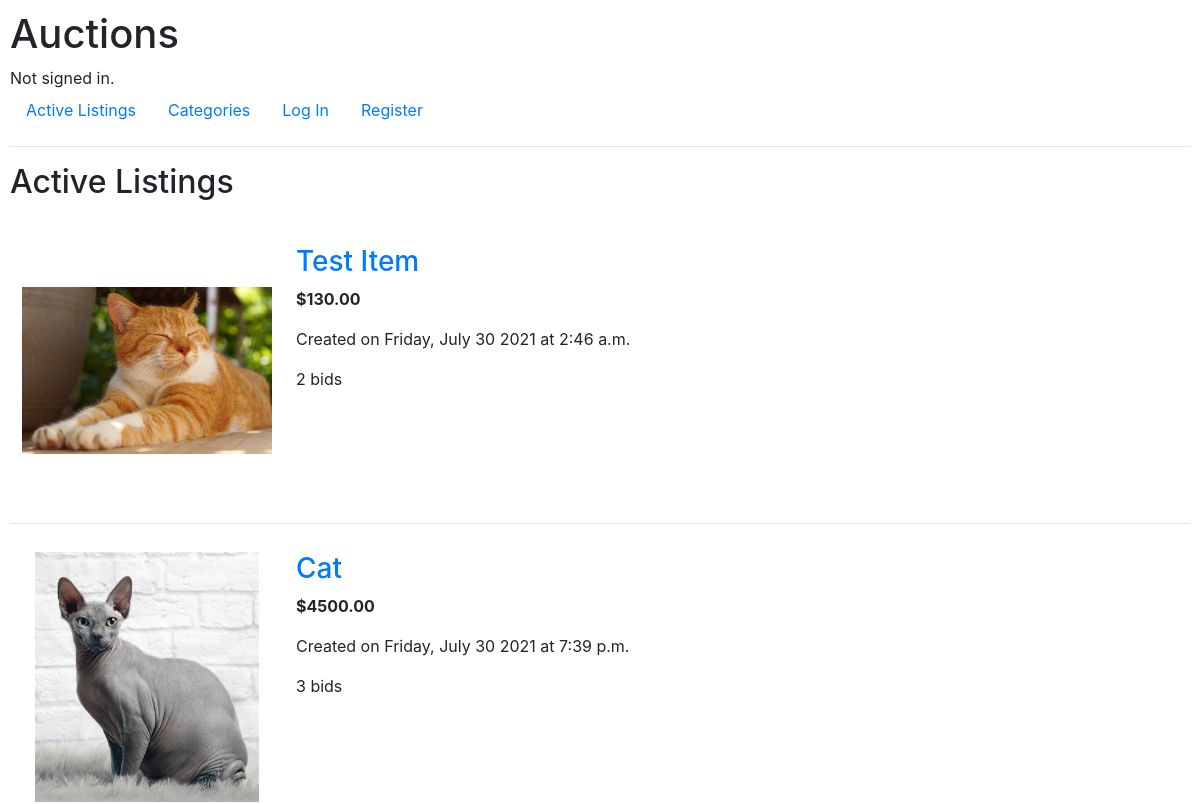
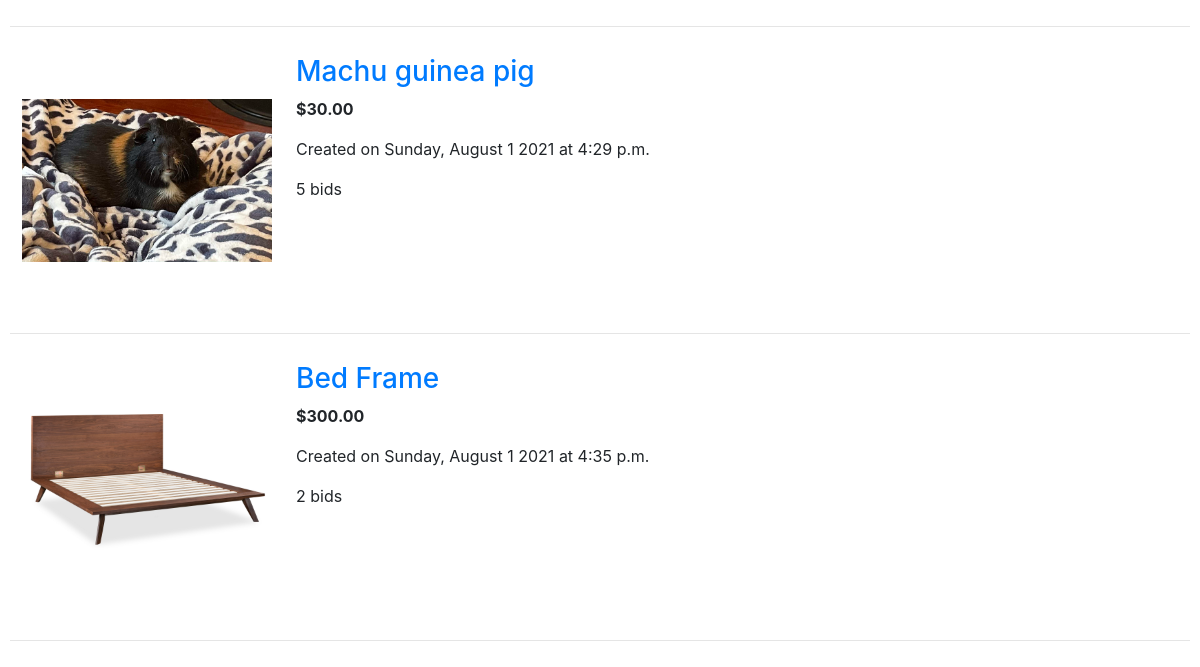
The app's page /, older data (2 pictures, top to bottom).
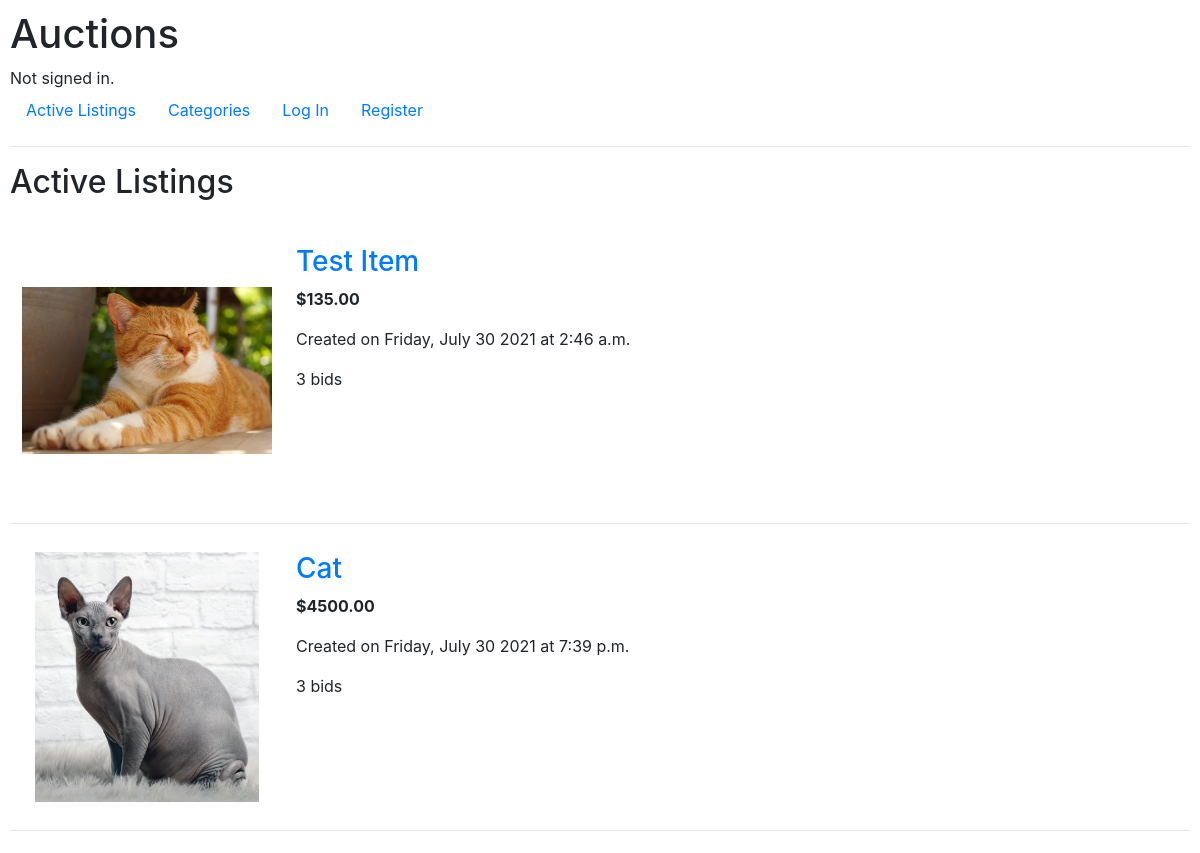
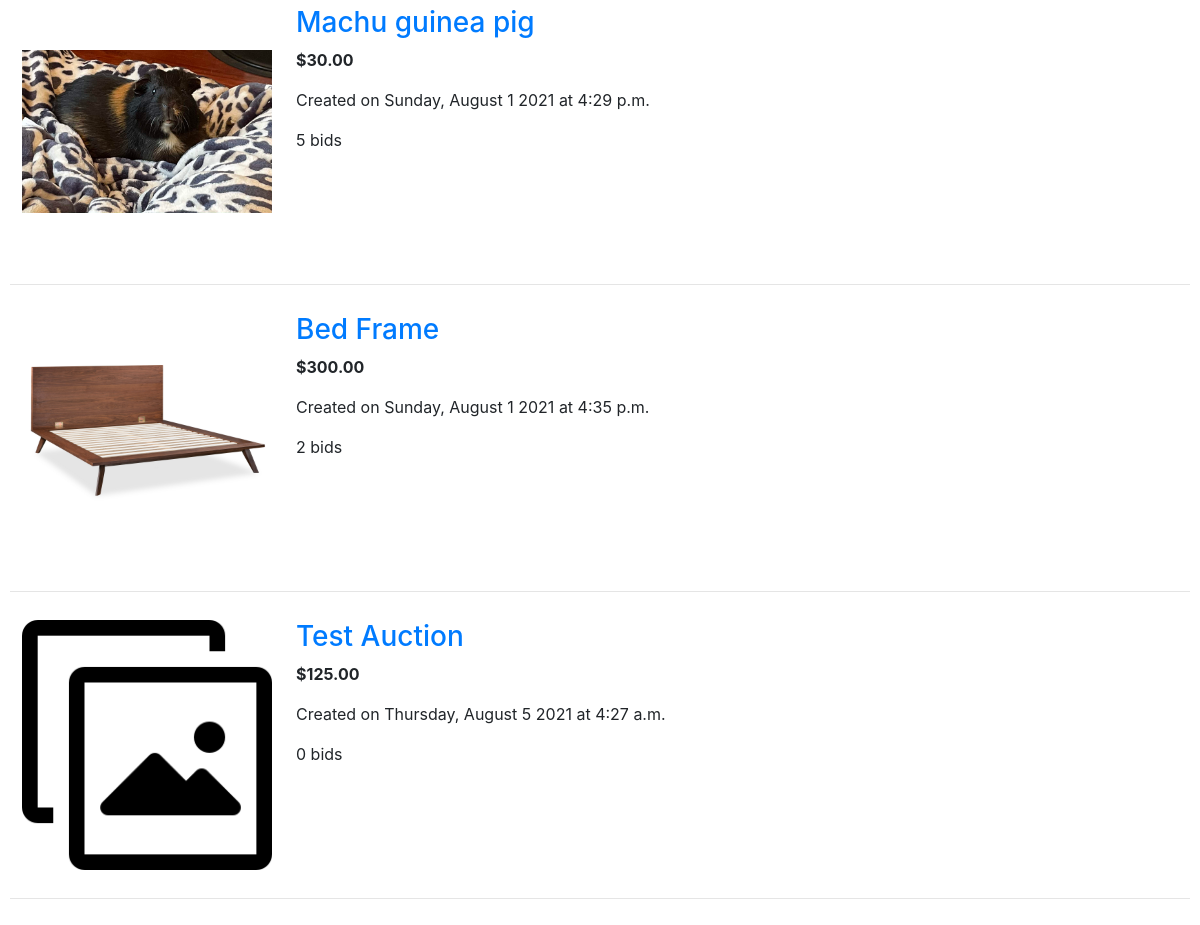
The same page, newer data (2 pictures, top to bottom).
### auctions/models.py (models this page shows, shortened)
class AuctionItem(models.Model):
    title = models.CharField(max_length=64)
    description = models.TextField()
    current_price = models.DecimalField(max_digits=8, decimal_places=2)
    item_image = models.ImageField(
        upload_to=get_image_path,
        default='default.png'
    )
    category = models.ForeignKey(
        Category,
        on_delete=models.SET_NULL,
        blank=True,
        null=True,
        related_name='auction_items'
    )
    creator = models.ForeignKey(
        User,
        on_delete=models.CASCADE,
        related_name='auctions_created'
    )
    is_active = models.BooleanField(default=True)
    winner = models.ForeignKey(
        User,
        on_delete=models.SET_NULL,
        blank=True,
        null=True,
        related_name='auctions_won'
    )
    creation_date = models.DateTimeField(auto_now_add=True)
    closing_date = models.DateTimeField(blank=True, null=True)
    last_modified = models.DateTimeField(auto_now=True)

### auctions/views.py (the view)
# urls.py: path("", views.index, name="index"),
def index(request):
    auction_items = AuctionItem.objects.filter(is_active=True)
    return render(request, "auctions/auction_list_view.html", {
        'auction_list': auction_items,
        'title': "Active Listings"
    })

### auctions/templates/auctions/auction_list_view.html (shortened to what this page needs)
{% extends 'auctions/layout.html' %}
{% block body %}
<h2>{{ title }}</h2>
{% for auction_item in auction_list %}
<div style="display: flex; flex-direction: row; justify-content: flex-start;">
    <div style="padding: 12px;">
        <img src="{{ auction_item.item_image.url }}" alt="Image Not Provided" width="250px" height="250px"
            style="object-fit: contain;">
    </div>
    <div style="padding: 12px;">
        <a href="{% url 'auction_view' auction_item.id %}">
            <h3>{{ auction_item.title }}</h3>
        </a>
        <p><strong>${{ auction_item.current_price }}</strong></p>
        <p>Created on {{ auction_item.creation_date|date:"l, F j Y" }} at {{ auction_item.creation_date|time }}</p>
        <p>{{ auction_item.bids.count }} bid{{ auction_item.bids.count|pluralize }}</p>
    </div>
</div>
<hr>
{% endfor %}
{% endblock %}

Row changes from the older to the newer data that the page shows:
changed AuctionItem "Test Item": current_price "130.00" → "135.00"; bids.count "2" → "3"
added AuctionItem: item_image (placeholder picture), title "Test Auction", current_price "125.00", creation_date "Thursday, August 5 2021", creation_date "4:27 a.m.", bids.count "0"
